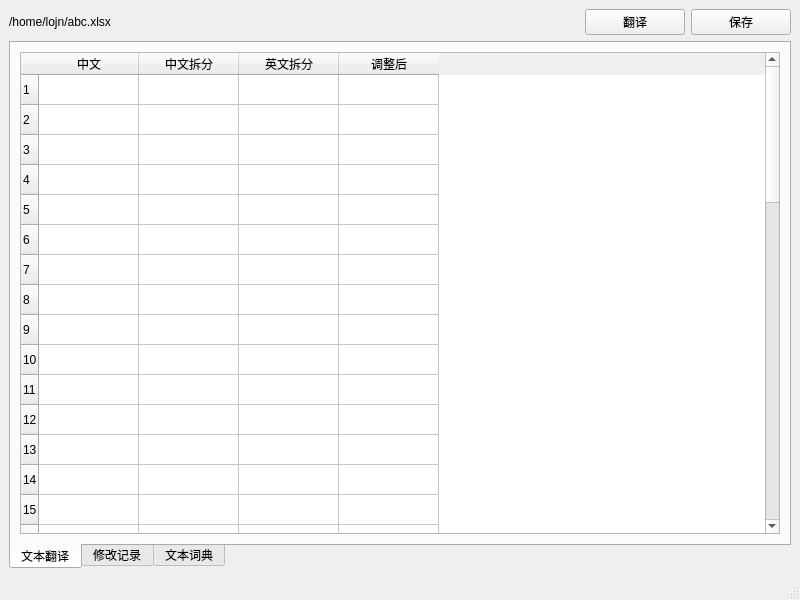
<?xml version="1.0" encoding="UTF-8"?>
<ui version="4.0">
 <class>MainWindow</class>
 <widget class="QMainWindow" name="MainWindow">
  <property name="geometry">
   <rect>
    <x>0</x>
    <y>0</y>
    <width>800</width>
    <height>600</height>
   </rect>
  </property>
  <property name="windowTitle">
   <string>文本中英文翻译</string>
  </property>
  <widget class="QWidget" name="centralwidget">
   <layout class="QVBoxLayout" name="verticalLayout">
    <item>
     <layout class="QHBoxLayout" name="horizontalLayout">
      <item>
       <widget class="BodyLabel" name="label">
        <property name="text">
         <string>/home/lojn/abc.xlsx</string>
        </property>
       </widget>
      </item>
      <item>
       <spacer name="horizontalSpacer">
        <property name="orientation">
         <enum>Qt::Horizontal</enum>
        </property>
        <property name="sizeHint" stdset="0">
         <size>
          <width>40</width>
          <height>20</height>
         </size>
        </property>
       </spacer>
      </item>
      <item>
       <widget class="PushButton" name="btn_trans">
        <property name="sizePolicy">
         <sizepolicy hsizetype="Fixed" vsizetype="Fixed">
          <horstretch>0</horstretch>
          <verstretch>0</verstretch>
         </sizepolicy>
        </property>
        <property name="minimumSize">
         <size>
          <width>100</width>
          <height>0</height>
         </size>
        </property>
        <property name="text">
         <string>翻译</string>
        </property>
       </widget>
      </item>
      <item>
       <widget class="PushButton" name="btn_save">
        <property name="sizePolicy">
         <sizepolicy hsizetype="Fixed" vsizetype="Fixed">
          <horstretch>0</horstretch>
          <verstretch>0</verstretch>
         </sizepolicy>
        </property>
        <property name="minimumSize">
         <size>
          <width>100</width>
          <height>0</height>
         </size>
        </property>
        <property name="text">
         <string>保存</string>
        </property>
       </widget>
      </item>
     </layout>
    </item>
    <item>
     <widget class="QTabWidget" name="tabWidget">
      <property name="tabPosition">
       <enum>QTabWidget::South</enum>
      </property>
      <property name="tabShape">
       <enum>QTabWidget::Rounded</enum>
      </property>
      <property name="currentIndex">
       <number>0</number>
      </property>
      <widget class="QWidget" name="tab_1">
       <attribute name="title">
        <string>文本翻译</string>
       </attribute>
       <layout class="QHBoxLayout" name="horizontalLayout_2">
        <item>
         <widget class="TableWidget" name="tbw_1">
          <property name="rowCount">
           <number>50</number>
          </property>
          <row/>
          <row/>
          <row/>
          <row/>
          <row/>
          <row/>
          <row/>
          <row/>
          <row/>
          <row/>
          <row/>
          <row/>
          <row/>
          <row/>
          <row/>
          <row/>
          <row/>
          <row/>
          <row/>
          <row/>
          <row/>
          <row/>
          <row/>
          <row/>
          <row/>
          <row/>
          <row/>
          <row/>
          <row/>
          <row/>
          <row/>
          <row/>
          <row/>
          <row/>
          <row/>
          <row/>
          <row/>
          <row/>
          <row/>
          <row/>
          <row/>
          <row/>
          <row/>
          <row/>
          <row/>
          <row/>
          <row/>
          <row/>
          <row/>
          <row/>
          <column>
           <property name="text">
            <string>中文</string>
           </property>
          </column>
          <column>
           <property name="text">
            <string>中文拆分</string>
           </property>
          </column>
          <column>
           <property name="text">
            <string>英文拆分</string>
           </property>
          </column>
          <column>
           <property name="text">
            <string>调整后</string>
           </property>
          </column>
         </widget>
        </item>
       </layout>
      </widget>
      <widget class="QWidget" name="tab_2">
       <attribute name="title">
        <string>修改记录</string>
       </attribute>
       <layout class="QHBoxLayout" name="horizontalLayout_3">
        <item>
         <widget class="TableWidget" name="tbw_2">
          <property name="rowCount">
           <number>10</number>
          </property>
          <row/>
          <row/>
          <row/>
          <row/>
          <row/>
          <row/>
          <row/>
          <row/>
          <row/>
          <row/>
          <column>
           <property name="text">
            <string>修改日期</string>
           </property>
          </column>
          <column>
           <property name="text">
            <string>修改人</string>
           </property>
          </column>
          <column>
           <property name="text">
            <string>修改说明</string>
           </property>
          </column>
          <column>
           <property name="text">
            <string>修改原因</string>
           </property>
          </column>
          <column>
           <property name="text">
            <string>备注</string>
           </property>
          </column>
         </widget>
        </item>
       </layout>
      </widget>
      <widget class="QWidget" name="tab_3">
       <attribute name="title">
        <string>文本词典</string>
       </attribute>
       <layout class="QHBoxLayout" name="horizontalLayout_4">
        <item>
         <widget class="TableWidget" name="tbw_3">
          <column>
           <property name="text">
            <string>中文</string>
           </property>
          </column>
          <column>
           <property name="text">
            <string>英文</string>
           </property>
          </column>
          <column>
           <property name="text">
            <string>使用次数</string>
           </property>
          </column>
         </widget>
        </item>
       </layout>
      </widget>
     </widget>
    </item>
   </layout>
  </widget>
  <widget class="QMenuBar" name="menubar">
   <property name="geometry">
    <rect>
     <x>0</x>
     <y>0</y>
     <width>800</width>
     <height>22</height>
    </rect>
   </property>
  </widget>
  <widget class="QStatusBar" name="statusbar"/>
 </widget>
 <customwidgets>
  <customwidget>
   <class>PushButton</class>
   <extends>QPushButton</extends>
   <header location="global">qfluentwidgets</header>
  </customwidget>
  <customwidget>
   <class>BodyLabel</class>
   <extends>QLabel</extends>
   <header location="global">qfluentwidgets</header>
  </customwidget>
  <customwidget>
   <class>TableWidget</class>
   <extends>QTableWidget</extends>
   <header location="global">MyWidget.TableWidget</header>
  </customwidget>
 </customwidgets>
 <resources/>
 <connections/>
</ui>
